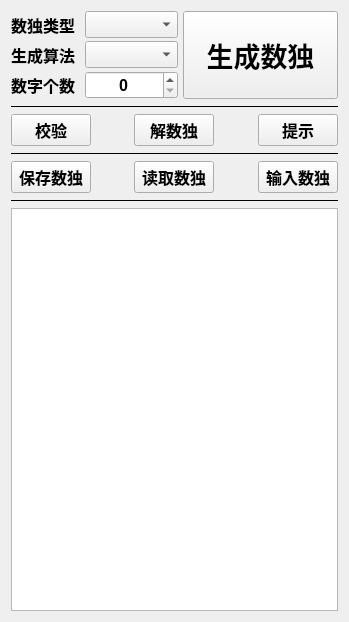
<?xml version="1.0" encoding="UTF-8"?>
<ui version="4.0">
 <class>GameOptionWidget</class>
 <widget class="QWidget" name="GameOptionWidget">
  <property name="geometry">
   <rect>
    <x>0</x>
    <y>0</y>
    <width>349</width>
    <height>622</height>
   </rect>
  </property>
  <property name="sizePolicy">
   <sizepolicy hsizetype="Minimum" vsizetype="Minimum">
    <horstretch>0</horstretch>
    <verstretch>0</verstretch>
   </sizepolicy>
  </property>
  <property name="windowTitle">
   <string>GameOptionWidget</string>
  </property>
  <layout class="QVBoxLayout" name="verticalLayout">
   <item>
    <layout class="QHBoxLayout" name="horizontalLayout_2" stretch="0,0">
     <property name="spacing">
      <number>5</number>
     </property>
     <item>
      <layout class="QFormLayout" name="formLayout">
       <property name="labelAlignment">
        <set>Qt::AlignCenter</set>
       </property>
       <property name="formAlignment">
        <set>Qt::AlignHCenter|Qt::AlignTop</set>
       </property>
       <property name="horizontalSpacing">
        <number>10</number>
       </property>
       <property name="verticalSpacing">
        <number>3</number>
       </property>
       <item row="0" column="0">
        <widget class="QLabel" name="label_2">
         <property name="font">
          <font>
           <pointsize>12</pointsize>
           <bold>true</bold>
          </font>
         </property>
         <property name="text">
          <string>数独类型</string>
         </property>
         <property name="alignment">
          <set>Qt::AlignLeading|Qt::AlignLeft|Qt::AlignVCenter</set>
         </property>
        </widget>
       </item>
       <item row="0" column="1">
        <widget class="QComboBox" name="sudokuType">
         <property name="sizePolicy">
          <sizepolicy hsizetype="Minimum" vsizetype="Fixed">
           <horstretch>0</horstretch>
           <verstretch>0</verstretch>
          </sizepolicy>
         </property>
         <property name="font">
          <font>
           <pointsize>12</pointsize>
           <bold>true</bold>
          </font>
         </property>
        </widget>
       </item>
       <item row="2" column="0">
        <widget class="QLabel" name="label">
         <property name="sizePolicy">
          <sizepolicy hsizetype="Minimum" vsizetype="Minimum">
           <horstretch>0</horstretch>
           <verstretch>0</verstretch>
          </sizepolicy>
         </property>
         <property name="font">
          <font>
           <pointsize>12</pointsize>
           <bold>true</bold>
          </font>
         </property>
         <property name="frameShape">
          <enum>QFrame::NoFrame</enum>
         </property>
         <property name="frameShadow">
          <enum>QFrame::Plain</enum>
         </property>
         <property name="text">
          <string>数字个数</string>
         </property>
         <property name="alignment">
          <set>Qt::AlignLeading|Qt::AlignLeft|Qt::AlignVCenter</set>
         </property>
        </widget>
       </item>
       <item row="2" column="1">
        <widget class="QSpinBox" name="qsbNum">
         <property name="sizePolicy">
          <sizepolicy hsizetype="Minimum" vsizetype="Fixed">
           <horstretch>0</horstretch>
           <verstretch>0</verstretch>
          </sizepolicy>
         </property>
         <property name="font">
          <font>
           <pointsize>12</pointsize>
           <bold>true</bold>
          </font>
         </property>
         <property name="alignment">
          <set>Qt::AlignCenter</set>
         </property>
        </widget>
       </item>
       <item row="1" column="1">
        <widget class="QComboBox" name="cbGenerateMethod">
         <property name="sizePolicy">
          <sizepolicy hsizetype="Minimum" vsizetype="Fixed">
           <horstretch>0</horstretch>
           <verstretch>0</verstretch>
          </sizepolicy>
         </property>
         <property name="font">
          <font>
           <pointsize>12</pointsize>
           <bold>true</bold>
          </font>
         </property>
        </widget>
       </item>
       <item row="1" column="0">
        <widget class="QLabel" name="label_3">
         <property name="font">
          <font>
           <pointsize>12</pointsize>
           <bold>true</bold>
          </font>
         </property>
         <property name="text">
          <string>生成算法</string>
         </property>
         <property name="alignment">
          <set>Qt::AlignLeading|Qt::AlignLeft|Qt::AlignVCenter</set>
         </property>
        </widget>
       </item>
      </layout>
     </item>
     <item>
      <widget class="QPushButton" name="pBtnGenSudoku">
       <property name="sizePolicy">
        <sizepolicy hsizetype="Minimum" vsizetype="Preferred">
         <horstretch>0</horstretch>
         <verstretch>0</verstretch>
        </sizepolicy>
       </property>
       <property name="font">
        <font>
         <pointsize>20</pointsize>
         <bold>true</bold>
        </font>
       </property>
       <property name="styleSheet">
        <string notr="true"/>
       </property>
       <property name="text">
        <string>生成数独</string>
       </property>
       <property name="flat">
        <bool>false</bool>
       </property>
      </widget>
     </item>
    </layout>
   </item>
   <item>
    <widget class="Line" name="line_3">
     <property name="frameShadow">
      <enum>QFrame::Plain</enum>
     </property>
     <property name="orientation">
      <enum>Qt::Horizontal</enum>
     </property>
    </widget>
   </item>
   <item>
    <layout class="QHBoxLayout" name="horizontalLayout">
     <item>
      <widget class="QPushButton" name="btnCheck">
       <property name="font">
        <font>
         <pointsize>12</pointsize>
         <bold>true</bold>
        </font>
       </property>
       <property name="text">
        <string>校验</string>
       </property>
      </widget>
     </item>
     <item>
      <spacer name="spaccer_1">
       <property name="orientation">
        <enum>Qt::Horizontal</enum>
       </property>
       <property name="sizeHint" stdset="0">
        <size>
         <width>40</width>
         <height>20</height>
        </size>
       </property>
      </spacer>
     </item>
     <item>
      <widget class="QPushButton" name="btnSolve">
       <property name="font">
        <font>
         <pointsize>12</pointsize>
         <bold>true</bold>
        </font>
       </property>
       <property name="text">
        <string>解数独</string>
       </property>
      </widget>
     </item>
     <item>
      <spacer name="horizontalSpacer_2">
       <property name="orientation">
        <enum>Qt::Horizontal</enum>
       </property>
       <property name="sizeHint" stdset="0">
        <size>
         <width>40</width>
         <height>20</height>
        </size>
       </property>
      </spacer>
     </item>
     <item>
      <widget class="QPushButton" name="btnPromptAnswer">
       <property name="font">
        <font>
         <pointsize>12</pointsize>
         <bold>true</bold>
        </font>
       </property>
       <property name="text">
        <string>提示</string>
       </property>
      </widget>
     </item>
    </layout>
   </item>
   <item>
    <widget class="Line" name="line">
     <property name="sizePolicy">
      <sizepolicy hsizetype="Minimum" vsizetype="Fixed">
       <horstretch>0</horstretch>
       <verstretch>0</verstretch>
      </sizepolicy>
     </property>
     <property name="font">
      <font>
       <pointsize>9</pointsize>
      </font>
     </property>
     <property name="frameShadow">
      <enum>QFrame::Plain</enum>
     </property>
     <property name="lineWidth">
      <number>1</number>
     </property>
     <property name="orientation">
      <enum>Qt::Horizontal</enum>
     </property>
    </widget>
   </item>
   <item>
    <layout class="QHBoxLayout" name="horizontalLayout_3">
     <item>
      <widget class="QPushButton" name="btnSaveSudoku">
       <property name="font">
        <font>
         <pointsize>12</pointsize>
         <bold>true</bold>
        </font>
       </property>
       <property name="text">
        <string>保存数独</string>
       </property>
      </widget>
     </item>
     <item>
      <spacer name="horizontalSpacer_3">
       <property name="orientation">
        <enum>Qt::Horizontal</enum>
       </property>
       <property name="sizeHint" stdset="0">
        <size>
         <width>40</width>
         <height>20</height>
        </size>
       </property>
      </spacer>
     </item>
     <item>
      <widget class="QPushButton" name="btnReadSudoku">
       <property name="font">
        <font>
         <pointsize>12</pointsize>
         <bold>true</bold>
        </font>
       </property>
       <property name="text">
        <string>读取数独</string>
       </property>
      </widget>
     </item>
     <item>
      <spacer name="horizontalSpacer_4">
       <property name="orientation">
        <enum>Qt::Horizontal</enum>
       </property>
       <property name="sizeHint" stdset="0">
        <size>
         <width>40</width>
         <height>20</height>
        </size>
       </property>
      </spacer>
     </item>
     <item>
      <widget class="QPushButton" name="btnInputSudoku">
       <property name="font">
        <font>
         <pointsize>12</pointsize>
         <bold>true</bold>
        </font>
       </property>
       <property name="text">
        <string>输入数独</string>
       </property>
      </widget>
     </item>
    </layout>
   </item>
   <item>
    <widget class="Line" name="line_2">
     <property name="frameShadow">
      <enum>QFrame::Plain</enum>
     </property>
     <property name="orientation">
      <enum>Qt::Horizontal</enum>
     </property>
    </widget>
   </item>
   <item>
    <widget class="QTextEdit" name="textEdit">
     <property name="sizePolicy">
      <sizepolicy hsizetype="Minimum" vsizetype="Expanding">
       <horstretch>0</horstretch>
       <verstretch>0</verstretch>
      </sizepolicy>
     </property>
    </widget>
   </item>
  </layout>
 </widget>
 <resources/>
 <connections/>
</ui>
